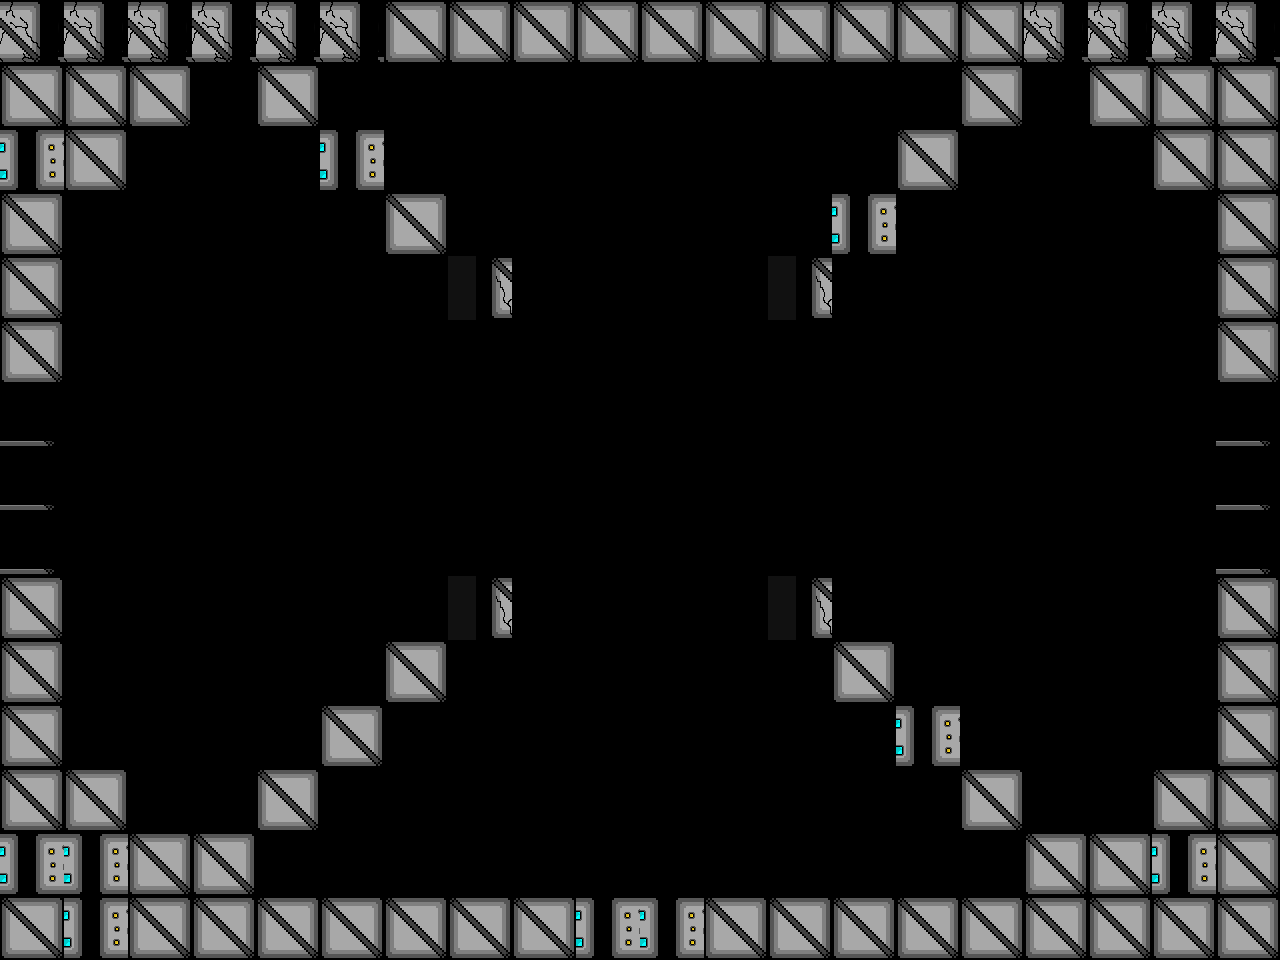

Rendered tile map (Tiled .tmx) drawn with the repository's tilesets; below, a short description and the map source with its tile grids summarised:
An orthogonal 20x15 tile map with 64x64 px tiles, 1 tile layer (Tile Layer 2) and 9 objects (4x Assassin, 2x Uno, ScrollingBackground, Player, HealthUp).

<map version="1.0" tiledversion="1.0.3" orientation="orthogonal" renderorder="right-down" width="20" height="15" tilewidth="64" tileheight="64" nextobjectid="141">
 <properties>
  <property name="assassin" value="assets/assasin_rightLeftSpritesheet_Champion.png" />
  <property name="backgroundEasy" value="assets/backgroundEasy.png" />
  <property name="backgroundHard" value="assets/backgroundHard.png" />
  <property name="backgroundMedium" value="assets/backgroundMedium.png" />
  <property name="boss" value="assets/boss.png" />
  <property name="bossexplosion" value="assets/bossexplosion.png" />
  <property name="damageUp" value="assets/metalBoxCoin.png" />
  <property name="explosion" value="assets/explosion.png" />
  <property name="firingRateUp" value="assets/metalBoxCoin.png" />
  <property name="healthUp" value="assets/metalBoxHeart.png" />
  <property name="largeexplosion" value="assets/largeexplosion.png" />
  <property name="loading" value="assets/loading.png" />
  <property name="moveSpeedUp" value="assets/metalBoxCoin.png" />
  <property name="newborn" value="assets/newborn_spritesheet(h54_w62)Champion.png" />
  <property name="player" value="assets/playerSpriteSheetTemp.png" />
  <property name="reward" value="assets/reward1.png" />
  <property name="smallexplosion" value="assets/smallexplosion.png" />
  <property name="uno" value="assets/uno_Static_Champion.png" />
 </properties>
 <tileset firstgid="1" name="blocks1" tilewidth="64" tileheight="64" tilecount="14" columns="14">
  <image source="blocks1.png" width="900" height="64" />
 </tileset>
 <objectgroup color="#00ff00" name="Object Layer 1">
  <object id="59" name="Background" type="ScrollingBackground" x="0" y="0" width="64" height="64">
   <properties>
    <property name="numFrames" value="1" />
    <property name="textureHeight" value="960" />
    <property name="textureID" value="backgroundHard" />
    <property name="textureWidth" value="1280" />
   </properties>
  </object>
  <object id="55" name="Player1" type="Player" x="617.817" y="415.368" width="34" height="64">
   <properties>
    <property name="numFrames" value="6" />
    <property name="textureHeight" value="60" />
    <property name="textureID" value="player" />
    <property name="textureWidth" value="34" />
   </properties>
  </object>
  <object id="113" name="Assassin1" type="Assassin" x="1076.5" y="428.5" width="99" height="99">
   <properties>
    <property name="numFrames" value="4" />
    <property name="textureHeight" value="100" />
    <property name="textureID" value="assassin" />
    <property name="textureWidth" value="100" />
   </properties>
  </object>
  <object id="129" name="Assassin1" type="Assassin" x="83.8333" y="434.5" width="99" height="99">
   <properties>
    <property name="numFrames" value="4" />
    <property name="textureHeight" value="100" />
    <property name="textureID" value="assassin" />
    <property name="textureWidth" value="100" />
   </properties>
  </object>
  <object id="130" name="Assassin1" type="Assassin" x="590.5" y="786.5" width="99" height="99">
   <properties>
    <property name="numFrames" value="4" />
    <property name="textureHeight" value="100" />
    <property name="textureID" value="assassin" />
    <property name="textureWidth" value="100" />
   </properties>
  </object>
  <object id="131" name="Assassin1" type="Assassin" x="589.167" y="77.1667" width="99" height="99">
   <properties>
    <property name="numFrames" value="4" />
    <property name="textureHeight" value="100" />
    <property name="textureID" value="assassin" />
    <property name="textureWidth" value="100" />
   </properties>
  </object>
  <object id="133" name="Uno1" type="Uno" x="996.5" y="231.833" width="39" height="51">
   <properties>
    <property name="numFrames" value="2" />
    <property name="textureHeight" value="51" />
    <property name="textureID" value="uno" />
    <property name="textureWidth" value="39" />
   </properties>
  </object>
  <object id="136" name="Uno1" type="Uno" x="236.5" y="610.5" width="39" height="51">
   <properties>
    <property name="numFrames" value="2" />
    <property name="textureHeight" value="51" />
    <property name="textureID" value="uno" />
    <property name="textureWidth" value="39" />
   </properties>
  </object>
  <object id="140" name="HealthUp" type="HealthUp" x="410.667" y="89.3333" width="64" height="64">
   <properties>
    <property name="numFrames" value="1" />
    <property name="textureHeight" value="64" />
    <property name="textureID" value="healthUp" />
    <property name="textureWidth" value="64" />
   </properties>
  </object>
 </objectgroup>
 <layer name="Tile Layer 2" width="20" height="15">
  <properties>
   <property name="collidable" value="" />
  </properties>
  <data>[300 cells, 96 non-empty, 5 distinct tile ids]</data>
 </layer>
</map>
